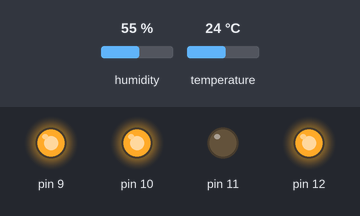
A sketch run on a simulated Arduino Uno, built with avr-gcc and run on an emulated ATmega328P. On the bench: output pins drawn as LEDs (lit = HIGH). Inputs (shaded band) come from the test bench; at power-on: humidity 55 %, temperature 24 °C. EEPROM starts erased.

Above: at 3.33 s.
Timing chart, 0 to 40.0 s (numbered marks = the images above):
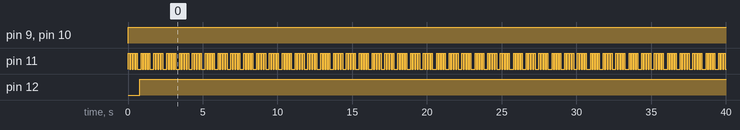

Measured:
- by itself, pin 9, pin 10: LOW → HIGH at 0.03 s
- by itself, pin 11: repeats every 0.85 s: 3 × (LOW 0.09 s, HIGH 0.09 s), LOW 0.26 s, HIGH 0.09 s
- by itself, pin 12: LOW → HIGH at 0.79 s

The sketch:

TinyNanoSatellite_MK2.ino
```cpp
#include "Transmission.h"
void setup() {
  initialize ();
}
void loop() {
  readDHT();
  transmit (cycle);
  if (T != 255) {
    transmit (EEPROM.read (1));
    EEPROM.update (1, T);
  }
  else {
    transmit (201);
  }
  if (H != 255) {
    transmit (EEPROM.read (2));
    EEPROM.update (2, H);
  }
  else {
    transmit (202);
  }
  cycle++;
  if (cycle >= 200) {
    cycle = 0;
    EEPROM.write (0, 0);
  }
  EEPROM.update (0, cycle);
}
```

Transmission.h
```cpp
#include <EEPROM.h>
#include <DFRobot_DHT11.h>
DFRobot_DHT11 DHT;
#define Sensor 0
byte T, H, cycle, mod;
void initialize () {
  DDRB = B00011110;
  cycle = EEPROM.read (0);
}
void readDHT () {
  DHT.read(Sensor);
  T = DHT.temperature;
  H = DHT.humidity;
}
boolean bin (byte num, byte pv){
  if (num - pv < 0) return 0;
  mod = num - pv;
  return 1;
}
void transmit (byte num) {
   mod = num;
  for (byte a = 128; a >= 1; a = a / 4) {
    PORTB |= (bin(mod, a) * 2) + (bin(mod, a/2) * 4) + 8;
    delay (85);
    PORTB -= 8;
    delay (85);
  }
  PORTB |= 0;
  delay (85);
  PORTB |= 16;
  delay (85);
  PORTB |= 0;
}
```
